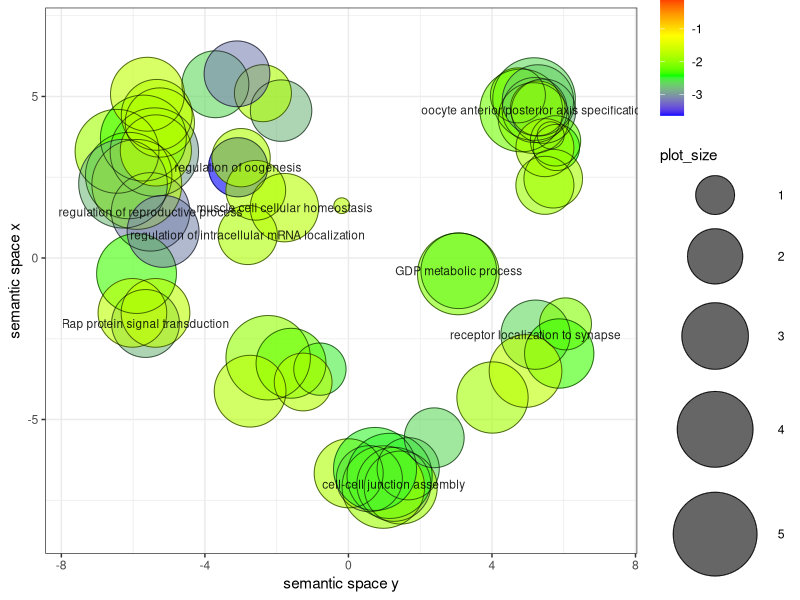

Generate this figure with R:
# A plotting R script produced by the REVIGO server at http://revigo.irb.hr/
# If you found REVIGO useful in your work, please cite the following reference:
# Supek F et al. "REVIGO summarizes and visualizes long lists of Gene Ontology
# terms" PLoS ONE 2011. doi:10.1371/journal.pone.0021800

# --------------------------------------------------------------------------
# If you don't have the ggplot2 package installed, uncomment the following line:
# install.packages( "ggplot2" );
library( ggplot2 );

# --------------------------------------------------------------------------
# If you don't have the scales package installed, uncomment the following line:
# install.packages( "scales" );
library( scales );

# --------------------------------------------------------------------------
# Here is your data from REVIGO. Scroll down for plot configuration options.

revigo.names <- c("term_ID","description","frequency_%","plot_X","plot_Y","plot_size","value","uniqueness","dispensability");
revigo.data <- rbind(c("GO:0007043","cell-cell junction assembly",0.027,1.266,-7.007,3.790,-3.137,0.856,0.000),
c("GO:0097120","receptor localization to synapse",0.008,5.214,-2.374,3.269,-2.642,0.943,0.000),
c("GO:1905879","regulation of oogenesis",0.001,-3.076,2.808,2.314,-3.638,0.841,0.000),
c("GO:0007314","oocyte anterior/posterior axis specification",0.003,5.189,4.579,2.848,-2.975,0.728,0.004),
c("GO:0046710","GDP metabolic process",0.042,3.075,-0.396,3.979,-2.519,0.964,0.004),
c("GO:2000241","regulation of reproductive process",0.091,-5.515,1.427,4.313,-3.092,0.875,0.132),
c("GO:1904580","regulation of intracellular mRNA localization",0.001,-2.807,0.713,2.324,-1.821,0.889,0.132),
c("GO:0046716","muscle cell cellular homeostasis",0.007,-1.784,1.558,3.180,-1.761,0.892,0.137),
c("GO:0032486","Rap protein signal transduction",0.006,-5.655,-2.028,3.128,-2.818,0.855,0.147),
c("GO:0046956","positive phototaxis",0.000,-0.795,-3.441,1.778,-2.519,0.929,0.159),
c("GO:0048522","positive regulation of cellular process",1.903,-5.408,3.279,5.632,-2.951,0.803,0.224),
c("GO:1901700","response to oxygen-containing compound",0.537,-2.237,-3.088,5.082,-1.988,0.952,0.239),
c("GO:0016320","endoplasmic reticulum membrane fusion",0.002,1.665,-6.525,2.582,-2.642,0.883,0.252),
c("GO:0007028","cytoplasm organization",0.004,0.583,-6.832,2.948,-3.125,0.890,0.264),
c("GO:0097352","autophagosome maturation",0.008,0.007,-6.665,3.246,-1.821,0.884,0.274),
c("GO:0044087","regulation of cellular component biogenesis",0.447,-6.449,3.302,5.002,-1.895,0.855,0.279),
c("GO:0009966","regulation of signal transduction",0.849,-5.715,3.712,5.281,-2.336,0.748,0.299),
c("GO:0045175","basal protein localization",0.000,6.049,-2.040,1.756,-2.079,0.951,0.301),
c("GO:0051128","regulation of cellular component organization",0.988,-6.124,2.551,5.347,-2.253,0.846,0.304),
c("GO:0007169","transmembrane receptor protein tyrosine kinase signaling pathway",0.136,-5.905,-0.482,4.485,-2.338,0.814,0.305),
c("GO:0065008","regulation of biological quality",3.066,-5.898,2.277,5.839,-1.766,0.848,0.306),
c("GO:0007040","lysosome organization",0.021,1.457,-7.106,3.673,-1.917,0.857,0.312),
c("GO:0048518","positive regulation of biological process",2.070,-6.282,2.299,5.668,-2.796,0.844,0.313),
c("GO:0016336","establishment or maintenance of polarity of larval imaginal disc epithelium",0.000,5.797,3.421,1.380,-2.421,0.751,0.337),
c("GO:0043113","receptor clustering",0.008,5.874,-2.957,3.277,-2.342,0.909,0.357),
c("GO:0098586","cellular response to virus",0.010,-1.600,-3.259,3.339,-2.218,0.950,0.362),
c("GO:0030030","cell projection organization",0.670,1.147,-6.745,5.178,-2.465,0.852,0.367),
c("GO:1902875","regulation of embryonic pattern specification",0.000,-0.186,1.618,0.477,-1.761,0.894,0.372),
c("GO:0045167","asymmetric protein localization involved in cell fate determination",0.001,5.707,2.454,2.267,-1.866,0.772,0.412),
c("GO:0046940","nucleoside monophosphate phosphorylation",0.236,3.063,-0.493,4.725,-2.079,0.968,0.440),
c("GO:0000226","microtubule cytoskeleton organization",0.297,0.972,-7.091,4.825,-1.912,0.822,0.447),
c("GO:0120036","plasma membrane bounded cell projection organization",0.350,0.741,-6.530,4.896,-2.483,0.851,0.454),
c("GO:0009629","response to gravity",0.015,-2.740,-4.123,3.540,-1.780,0.944,0.473),
c("GO:0042332","gravitaxis",0.001,-1.262,-3.839,2.199,-1.780,0.926,0.495),
c("GO:0046598","positive regulation of viral entry into host cell",0.001,-1.877,4.561,2.516,-2.818,0.875,0.503),
c("GO:0045995","regulation of embryonic development",0.016,-5.165,0.823,3.552,-3.081,0.851,0.509),
c("GO:0043525","positive regulation of neuron apoptotic process",0.005,-3.707,5.378,3.029,-2.642,0.863,0.546),
c("GO:0007391","dorsal closure",0.003,5.436,4.545,2.780,-2.821,0.757,0.554),
c("GO:0000902","cell morphogenesis",0.311,5.173,4.919,4.845,-2.631,0.751,0.571),
c("GO:0016476","regulation of embryonic cell shape",0.001,-2.582,2.095,2.364,-1.800,0.864,0.580),
c("GO:0006930","substrate-dependent cell migration, cell extension",0.001,2.391,-5.566,2.371,-2.642,0.835,0.581),
c("GO:0007259","receptor signaling pathway via JAK-STAT",0.007,-6.020,-1.699,3.212,-1.725,0.842,0.587),
c("GO:0097696","receptor signaling pathway via STAT",0.007,-5.377,-1.700,3.214,-1.725,0.841,0.587),
c("GO:0007317","regulation of pole plasm oskar mRNA localization",0.001,-2.383,5.101,2.137,-1.821,0.857,0.592),
c("GO:0007279","pole cell formation",0.000,4.723,5.034,1.978,-2.042,0.782,0.595),
c("GO:0035162","embryonic hemopoiesis",0.012,5.158,4.331,3.422,-1.821,0.771,0.596),
c("GO:0060281","regulation of oocyte development",0.001,-2.992,3.105,2.243,-1.821,0.842,0.601),
c("GO:0032436","positive regulation of proteasomal ubiquitin-dependent protein catabolic process",0.027,-5.601,5.069,3.778,-1.708,0.849,0.623),
c("GO:0030714","anterior/posterior axis specification, follicular epithelium",0.000,5.635,3.796,0.602,-2.818,0.745,0.632),
c("GO:0035099","hemocyte migration",0.001,5.475,2.249,2.223,-1.917,0.744,0.640),
c("GO:0030710","regulation of border follicle cell delamination",0.004,-3.106,5.701,2.916,-3.119,0.840,0.641),
c("GO:0046627","negative regulation of insulin receptor signaling pathway",0.008,-5.256,4.193,3.271,-1.821,0.797,0.653),
c("GO:0048699","generation of neurons",0.320,4.816,4.567,4.858,-2.158,0.742,0.664),
c("GO:0000132","establishment of mitotic spindle orientation",0.014,4.015,-4.319,3.485,-1.891,0.729,0.670),
c("GO:0016332","establishment or maintenance of polarity of embryonic epithelium",0.000,5.771,3.626,1.643,-2.218,0.743,0.670),
c("GO:0046425","regulation of receptor signaling pathway via JAK-STAT",0.012,-5.342,4.430,3.442,-1.780,0.806,0.671),
c("GO:0051653","spindle localization",0.020,4.935,-3.498,3.643,-1.708,0.900,0.673),
c("GO:1904892","regulation of receptor signaling pathway via STAT",0.013,-5.367,3.329,3.473,-1.780,0.805,0.675),
c("GO:0001738","morphogenesis of a polarized epithelium",0.014,5.281,4.877,3.493,-2.688,0.769,0.681),
c("GO:0030713","ovarian follicle cell stalk formation",0.000,5.276,4.632,1.959,-2.007,0.764,0.687),
c("GO:0045196","establishment or maintenance of neuroblast polarity",0.001,5.475,3.415,2.220,-1.866,0.755,0.692));

one.data <- data.frame(revigo.data);
names(one.data) <- revigo.names;
one.data <- one.data [(one.data$plot_X != "null" & one.data$plot_Y != "null"), ];
one.data$plot_X <- as.numeric( as.character(one.data$plot_X) );
one.data$plot_Y <- as.numeric( as.character(one.data$plot_Y) );
one.data$plot_size <- as.numeric( as.character(one.data$plot_size) );
one.data$value <- as.numeric( as.character(one.data$value) );
one.data$frequency <- as.numeric( as.character(one.data$frequency) );
one.data$uniqueness <- as.numeric( as.character(one.data$uniqueness) );
one.data$dispensability <- as.numeric( as.character(one.data$dispensability) );
#head(one.data);


# --------------------------------------------------------------------------
# Names of the axes, sizes of the numbers and letters, names of the columns,
# etc. can be changed below

p1 <- ggplot( data = one.data );
p1 <- p1 + geom_point( aes( plot_X, plot_Y, colour = value, size = plot_size), alpha = I(0.6) ) + scale_size_area();
p1 <- p1 + scale_colour_gradientn( colours = c("blue", "green", "yellow", "red"), limits = c( min(one.data$value), 0) );
p1 <- p1 + geom_point( aes(plot_X, plot_Y, size = plot_size), shape = 21, fill = "transparent", colour = I (alpha ("black", 0.6) )) + scale_size_area();
p1 <- p1 + scale_size( range=c(5, 30)) + theme_bw(); # + scale_fill_gradientn(colours = heat_hcl(7), limits = c(-300, 0) );
ex <- one.data [ one.data$dispensability < 0.15, ];
p1 <- p1 + geom_text( data = ex, aes(plot_X, plot_Y, label = description), colour = I(alpha("black", 0.85)), size = 3 );
p1 <- p1 + labs (y = "semantic space x", x = "semantic space y");
p1 <- p1 + theme(legend.key = element_blank()) ;
one.x_range = max(one.data$plot_X) - min(one.data$plot_X);
one.y_range = max(one.data$plot_Y) - min(one.data$plot_Y);
p1 <- p1 + xlim(min(one.data$plot_X)-one.x_range/10,max(one.data$plot_X)+one.x_range/10);
p1 <- p1 + ylim(min(one.data$plot_Y)-one.y_range/10,max(one.data$plot_Y)+one.y_range/10);


# --------------------------------------------------------------------------
# Output the plot to screen

p1;

# Uncomment the line below to also save the plot to a file.
# The file type depends on the extension (default=pdf).

# ggsave("/path_to_your_file/revigo-plot.pdf");

